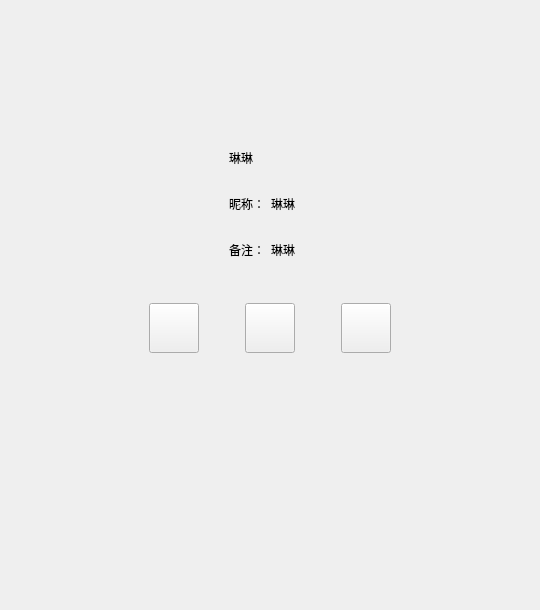
<?xml version="1.0" encoding="UTF-8"?>
<ui version="4.0">
 <class>FriendInfoPage</class>
 <widget class="QWidget" name="FriendInfoPage">
  <property name="geometry">
   <rect>
    <x>0</x>
    <y>0</y>
    <width>540</width>
    <height>610</height>
   </rect>
  </property>
  <property name="windowTitle">
   <string>Form</string>
  </property>
  <layout class="QVBoxLayout" name="verticalLayout">
   <property name="leftMargin">
    <number>120</number>
   </property>
   <property name="topMargin">
    <number>120</number>
   </property>
   <property name="rightMargin">
    <number>120</number>
   </property>
   <property name="bottomMargin">
    <number>120</number>
   </property>
   <item>
    <widget class="QWidget" name="widget" native="true">
     <layout class="QHBoxLayout" name="horizontalLayout">
      <item>
       <widget class="QLabel" name="icon_lb">
        <property name="minimumSize">
         <size>
          <width>85</width>
          <height>85</height>
         </size>
        </property>
        <property name="maximumSize">
         <size>
          <width>85</width>
          <height>85</height>
         </size>
        </property>
        <property name="text">
         <string/>
        </property>
       </widget>
      </item>
      <item>
       <widget class="QWidget" name="widget_3" native="true">
        <layout class="QVBoxLayout" name="verticalLayout_2">
         <item>
          <widget class="QWidget" name="widget_4" native="true">
           <property name="minimumSize">
            <size>
             <width>0</width>
             <height>40</height>
            </size>
           </property>
           <property name="maximumSize">
            <size>
             <width>16777215</width>
             <height>40</height>
            </size>
           </property>
           <layout class="QHBoxLayout" name="horizontalLayout_2">
            <property name="leftMargin">
             <number>0</number>
            </property>
            <property name="topMargin">
             <number>0</number>
            </property>
            <property name="rightMargin">
             <number>0</number>
            </property>
            <property name="bottomMargin">
             <number>0</number>
            </property>
            <item>
             <widget class="QLabel" name="name_lb">
              <property name="minimumSize">
               <size>
                <width>40</width>
                <height>0</height>
               </size>
              </property>
              <property name="maximumSize">
               <size>
                <width>16777215</width>
                <height>16777215</height>
               </size>
              </property>
              <property name="text">
               <string>琳琳</string>
              </property>
             </widget>
            </item>
            <item>
             <widget class="QLabel" name="sex_lb">
              <property name="minimumSize">
               <size>
                <width>40</width>
                <height>40</height>
               </size>
              </property>
              <property name="maximumSize">
               <size>
                <width>40</width>
                <height>40</height>
               </size>
              </property>
              <property name="text">
               <string/>
              </property>
             </widget>
            </item>
            <item>
             <spacer name="horizontalSpacer">
              <property name="orientation">
               <enum>Qt::Orientation::Horizontal</enum>
              </property>
              <property name="sizeHint" stdset="0">
               <size>
                <width>40</width>
                <height>20</height>
               </size>
              </property>
             </spacer>
            </item>
           </layout>
          </widget>
         </item>
         <item>
          <widget class="QWidget" name="widget_2" native="true">
           <property name="minimumSize">
            <size>
             <width>0</width>
             <height>40</height>
            </size>
           </property>
           <property name="maximumSize">
            <size>
             <width>16777215</width>
             <height>40</height>
            </size>
           </property>
           <layout class="QHBoxLayout" name="horizontalLayout_3">
            <property name="leftMargin">
             <number>0</number>
            </property>
            <property name="topMargin">
             <number>0</number>
            </property>
            <property name="rightMargin">
             <number>0</number>
            </property>
            <property name="bottomMargin">
             <number>0</number>
            </property>
            <item>
             <widget class="QLabel" name="nick_tip">
              <property name="minimumSize">
               <size>
                <width>0</width>
                <height>30</height>
               </size>
              </property>
              <property name="maximumSize">
               <size>
                <width>50</width>
                <height>30</height>
               </size>
              </property>
              <property name="text">
               <string>昵称：</string>
              </property>
             </widget>
            </item>
            <item>
             <widget class="QLabel" name="nick_lb">
              <property name="text">
               <string>琳琳</string>
              </property>
             </widget>
            </item>
            <item>
             <spacer name="horizontalSpacer_2">
              <property name="orientation">
               <enum>Qt::Orientation::Horizontal</enum>
              </property>
              <property name="sizeHint" stdset="0">
               <size>
                <width>40</width>
                <height>20</height>
               </size>
              </property>
             </spacer>
            </item>
           </layout>
          </widget>
         </item>
         <item>
          <widget class="QWidget" name="widget_5" native="true">
           <property name="minimumSize">
            <size>
             <width>0</width>
             <height>40</height>
            </size>
           </property>
           <property name="maximumSize">
            <size>
             <width>16777215</width>
             <height>40</height>
            </size>
           </property>
           <layout class="QHBoxLayout" name="horizontalLayout_4">
            <property name="leftMargin">
             <number>0</number>
            </property>
            <property name="topMargin">
             <number>0</number>
            </property>
            <property name="rightMargin">
             <number>0</number>
            </property>
            <property name="bottomMargin">
             <number>0</number>
            </property>
            <item>
             <widget class="QLabel" name="bak_tip">
              <property name="minimumSize">
               <size>
                <width>0</width>
                <height>30</height>
               </size>
              </property>
              <property name="maximumSize">
               <size>
                <width>50</width>
                <height>30</height>
               </size>
              </property>
              <property name="text">
               <string>备注：</string>
              </property>
             </widget>
            </item>
            <item>
             <widget class="QLabel" name="bak_lb">
              <property name="text">
               <string>琳琳</string>
              </property>
             </widget>
            </item>
            <item>
             <spacer name="horizontalSpacer_7">
              <property name="orientation">
               <enum>Qt::Orientation::Horizontal</enum>
              </property>
              <property name="sizeHint" stdset="0">
               <size>
                <width>40</width>
                <height>20</height>
               </size>
              </property>
             </spacer>
            </item>
           </layout>
          </widget>
         </item>
        </layout>
       </widget>
      </item>
     </layout>
    </widget>
   </item>
   <item>
    <widget class="QWidget" name="widget_6" native="true">
     <layout class="QHBoxLayout" name="horizontalLayout_5">
      <item>
       <spacer name="horizontalSpacer_3">
        <property name="orientation">
         <enum>Qt::Orientation::Horizontal</enum>
        </property>
        <property name="sizeHint" stdset="0">
         <size>
          <width>40</width>
          <height>20</height>
         </size>
        </property>
       </spacer>
      </item>
      <item>
       <widget class="Clickedbtn" name="msg_chat">
        <property name="minimumSize">
         <size>
          <width>50</width>
          <height>50</height>
         </size>
        </property>
        <property name="maximumSize">
         <size>
          <width>50</width>
          <height>50</height>
         </size>
        </property>
        <property name="text">
         <string/>
        </property>
       </widget>
      </item>
      <item>
       <spacer name="horizontalSpacer_5">
        <property name="orientation">
         <enum>Qt::Orientation::Horizontal</enum>
        </property>
        <property name="sizeType">
         <enum>QSizePolicy::Policy::Fixed</enum>
        </property>
        <property name="sizeHint" stdset="0">
         <size>
          <width>40</width>
          <height>20</height>
         </size>
        </property>
       </spacer>
      </item>
      <item>
       <widget class="Clickedbtn" name="voice_chat">
        <property name="minimumSize">
         <size>
          <width>50</width>
          <height>50</height>
         </size>
        </property>
        <property name="maximumSize">
         <size>
          <width>50</width>
          <height>50</height>
         </size>
        </property>
        <property name="text">
         <string/>
        </property>
       </widget>
      </item>
      <item>
       <spacer name="horizontalSpacer_6">
        <property name="orientation">
         <enum>Qt::Orientation::Horizontal</enum>
        </property>
        <property name="sizeType">
         <enum>QSizePolicy::Policy::Fixed</enum>
        </property>
        <property name="sizeHint" stdset="0">
         <size>
          <width>40</width>
          <height>20</height>
         </size>
        </property>
       </spacer>
      </item>
      <item>
       <widget class="Clickedbtn" name="video_chat">
        <property name="minimumSize">
         <size>
          <width>50</width>
          <height>50</height>
         </size>
        </property>
        <property name="maximumSize">
         <size>
          <width>50</width>
          <height>50</height>
         </size>
        </property>
        <property name="text">
         <string/>
        </property>
       </widget>
      </item>
      <item>
       <spacer name="horizontalSpacer_4">
        <property name="orientation">
         <enum>Qt::Orientation::Horizontal</enum>
        </property>
        <property name="sizeHint" stdset="0">
         <size>
          <width>40</width>
          <height>20</height>
         </size>
        </property>
       </spacer>
      </item>
     </layout>
    </widget>
   </item>
   <item>
    <spacer name="verticalSpacer_2">
     <property name="orientation">
      <enum>Qt::Orientation::Vertical</enum>
     </property>
     <property name="sizeHint" stdset="0">
      <size>
       <width>20</width>
       <height>40</height>
      </size>
     </property>
    </spacer>
   </item>
  </layout>
 </widget>
 <customwidgets>
  <customwidget>
   <class>Clickedbtn</class>
   <extends>QPushButton</extends>
   <header location="global">clickedbtn.h</header>
  </customwidget>
 </customwidgets>
 <resources/>
 <connections/>
</ui>
